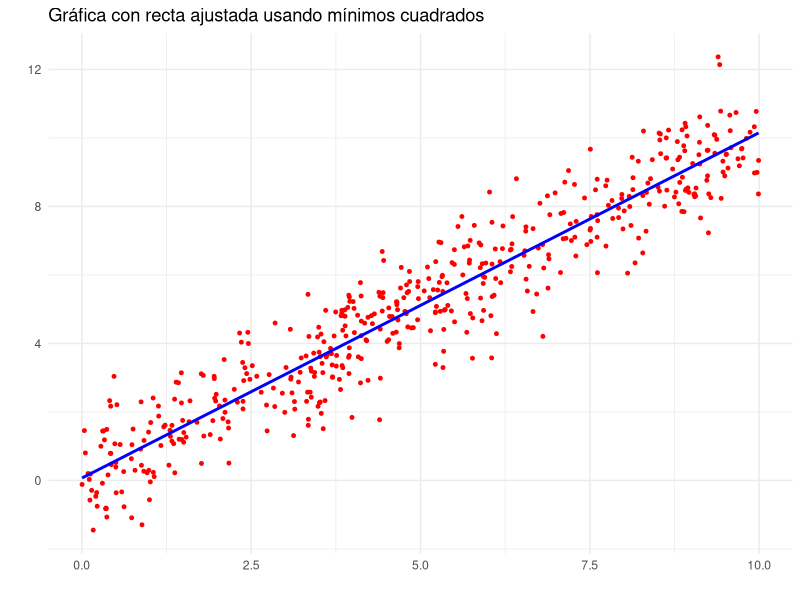

R code for this plot:
## ---- chunk 1
#| message: false
library(tidyverse)
x_data <- c(2.88, 7.88, 4.09, 8.83, 9.4)
y_data <- c(1.19, 9.12, 3.98, 8.71, 9.59)

sample_data_tbl <- tibble(
  x = x_data,
  y = y_data
)
## ---- chunk 2
#| message: false
sample_model <- lm(y ~ x, data = sample_data_tbl)
sample_model
## ---- chunk 3

library(here)
sample_data1_tbl <- read_csv(here("data","1_sample_data.csv" )) 
## ---- chunk 4
#| fig-cap: "Ajuste por mínimos cuadrados para diferentes conjuntos de datos."
#| fig-width:  10
#| fig-height: 5
#| message: false
sample_data1_plot <- sample_data1_tbl %>%
  ggplot(aes(x = x, y = y)) +
  geom_point(
    color = "red",
    size = 1,
    alpha = 1
  ) +
  geom_smooth(method = "lm", se = FALSE, color = "blue") +
  labs(
    title = "Gráfica con recta ajustada usando mínimos cuadrados",
    x = "",
    y = ""
  ) +
  theme_minimal()

sample_data1_plot
